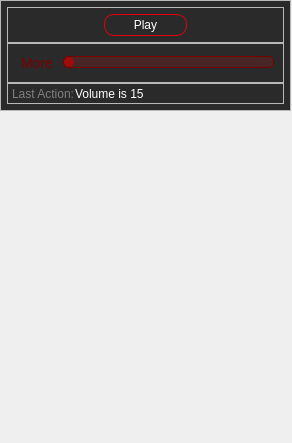
<?xml version="1.0" encoding="UTF-8"?>
<ui version="4.0">
 <class>MainWindow</class>
 <widget class="QMainWindow" name="MainWindow">
  <property name="geometry">
   <rect>
    <x>0</x>
    <y>0</y>
    <width>292</width>
    <height>443</height>
   </rect>
  </property>
  <property name="windowTitle">
   <string>MainWindow</string>
  </property>
  <widget class="QWidget" name="centralwidget">
   <widget class="QFrame" name="windowFrame">
    <property name="geometry">
     <rect>
      <x>0</x>
      <y>0</y>
      <width>291</width>
      <height>111</height>
     </rect>
    </property>
    <property name="minimumSize">
     <size>
      <width>0</width>
      <height>0</height>
     </size>
    </property>
    <property name="maximumSize">
     <size>
      <width>16777215</width>
      <height>111</height>
     </size>
    </property>
    <property name="styleSheet">
     <string notr="true">QFrame#windowFrame
{
    background-color: rgba(0, 0, 0, 210);
	border: 1px solid rgba(120, 0, 0, 230);
}
</string>
    </property>
    <property name="frameShape">
     <enum>QFrame::StyledPanel</enum>
    </property>
    <property name="frameShadow">
     <enum>QFrame::Raised</enum>
    </property>
    <widget class="QFrame" name="headerFrame">
     <property name="geometry">
      <rect>
       <x>0</x>
       <y>0</y>
       <width>291</width>
       <height>111</height>
      </rect>
     </property>
     <property name="minimumSize">
      <size>
       <width>0</width>
       <height>0</height>
      </size>
     </property>
     <property name="styleSheet">
      <string notr="true"/>
     </property>
     <property name="frameShape">
      <enum>QFrame::StyledPanel</enum>
     </property>
     <property name="frameShadow">
      <enum>QFrame::Raised</enum>
     </property>
     <layout class="QVBoxLayout" name="verticalLayout">
      <property name="spacing">
       <number>0</number>
      </property>
      <property name="leftMargin">
       <number>6</number>
      </property>
      <property name="topMargin">
       <number>6</number>
      </property>
      <property name="rightMargin">
       <number>6</number>
      </property>
      <property name="bottomMargin">
       <number>6</number>
      </property>
      <item>
       <widget class="QFrame" name="playFrame">
        <property name="frameShape">
         <enum>QFrame::StyledPanel</enum>
        </property>
        <property name="frameShadow">
         <enum>QFrame::Raised</enum>
        </property>
        <layout class="QHBoxLayout" name="horizontalLayout">
         <property name="spacing">
          <number>6</number>
         </property>
         <property name="leftMargin">
          <number>6</number>
         </property>
         <property name="topMargin">
          <number>6</number>
         </property>
         <property name="rightMargin">
          <number>6</number>
         </property>
         <property name="bottomMargin">
          <number>6</number>
         </property>
         <item>
          <widget class="QPushButton" name="backwardButton">
           <property name="styleSheet">
            <string notr="true">QPushButton#backwardButton
{
	height: 20px;
	border: none;
	background: none;
	color: red
}
</string>
           </property>
           <property name="text">
            <string/>
           </property>
          </widget>
         </item>
         <item>
          <widget class="QPushButton" name="playButton">
           <property name="styleSheet">
            <string notr="true">QPushButton#playButton
{
	height: 20px;
	border-radius: 10px;
	border: 1px solid rgb(227, 0, 14);
	color: white;
}
QPushButton#playButton:hover
{
	background-color: rgb(16, 0, 0);
}
QPushButton#playButton:disabled
{
	border: 1px solid rgb(67, 0, 0);
	background-color: rgb(5, 0, 0);
	color: gray;
}
</string>
           </property>
           <property name="text">
            <string>Play</string>
           </property>
          </widget>
         </item>
         <item>
          <widget class="QPushButton" name="forwardButton">
           <property name="styleSheet">
            <string notr="true">QPushButton#forwardButton
{
	height: 20px;
	border: none;
	background: none;
	color: red
}
</string>
           </property>
           <property name="text">
            <string/>
           </property>
          </widget>
         </item>
        </layout>
       </widget>
      </item>
      <item>
       <widget class="QFrame" name="sliderFrame">
        <property name="frameShape">
         <enum>QFrame::StyledPanel</enum>
        </property>
        <property name="frameShadow">
         <enum>QFrame::Raised</enum>
        </property>
        <layout class="QHBoxLayout" name="horizontalLayout_2">
         <item>
          <widget class="QPushButton" name="moreButton">
           <property name="styleSheet">
            <string notr="true">QPushButton#moreButton
{
	height: 20px;
	width: 40px;
	border: none;
	color: rgb(120, 0, 0);
	background: none;
	font: 14px;
}
QPushButton#moreButton:hover
{
	color: rgb(255, 50, 50);
}
</string>
           </property>
           <property name="text">
            <string>More</string>
           </property>
          </widget>
         </item>
         <item>
          <widget class="QSlider" name="songSlider">
           <property name="styleSheet">
            <string notr="true">QSlider
{
	margin: 0px;
}
QSlider::groove:horizontal
{
	border-radius: 5px;
	border: 0.5px solid rgb(120, 0, 0);
	height: 10px;
	margin: 0px;
	background-color: rgb(72, 38, 38);
}
QSlider::handle:horizontal
{
    border: none;
    height: 10px;
    width: 10px;
    margin: 0px;
    border-radius: 5px;
    background-color: rgb(160, 10, 10);
}
QSlider::handle:horizontal:hover
{
    background-color: rgb(220, 40, 40);
}
QSlider::handle:horizontal:pressed
{
    background-color: rgb(255, 121, 198);
}
</string>
           </property>
           <property name="orientation">
            <enum>Qt::Horizontal</enum>
           </property>
          </widget>
         </item>
        </layout>
       </widget>
      </item>
      <item>
       <widget class="QFrame" name="feedbackFrame">
        <property name="minimumSize">
         <size>
          <width>0</width>
          <height>10</height>
         </size>
        </property>
        <property name="frameShape">
         <enum>QFrame::StyledPanel</enum>
        </property>
        <property name="frameShadow">
         <enum>QFrame::Raised</enum>
        </property>
        <layout class="QHBoxLayout" name="horizontalLayout_4">
         <property name="spacing">
          <number>1</number>
         </property>
         <property name="leftMargin">
          <number>4</number>
         </property>
         <property name="topMargin">
          <number>2</number>
         </property>
         <property name="rightMargin">
          <number>4</number>
         </property>
         <property name="bottomMargin">
          <number>2</number>
         </property>
         <item>
          <widget class="QLabel" name="label">
           <property name="minimumSize">
            <size>
             <width>62</width>
             <height>0</height>
            </size>
           </property>
           <property name="maximumSize">
            <size>
             <width>62</width>
             <height>16777215</height>
            </size>
           </property>
           <property name="styleSheet">
            <string notr="true">QLabel
{
	background: none;
	color: gray;
}
</string>
           </property>
           <property name="text">
            <string>Last Action:</string>
           </property>
          </widget>
         </item>
         <item>
          <widget class="QLabel" name="feedbackLabel">
           <property name="minimumSize">
            <size>
             <width>0</width>
             <height>0</height>
            </size>
           </property>
           <property name="styleSheet">
            <string notr="true">QLabel
{
	background: none;
	color: white;
}
</string>
           </property>
           <property name="text">
            <string>Volume is 15</string>
           </property>
          </widget>
         </item>
        </layout>
       </widget>
      </item>
     </layout>
    </widget>
    <widget class="QFrame" name="bodyFrame">
     <property name="geometry">
      <rect>
       <x>0</x>
       <y>111</y>
       <width>291</width>
       <height>0</height>
      </rect>
     </property>
     <property name="minimumSize">
      <size>
       <width>0</width>
       <height>0</height>
      </size>
     </property>
     <property name="maximumSize">
      <size>
       <width>16777215</width>
       <height>0</height>
      </size>
     </property>
     <property name="frameShape">
      <enum>QFrame::StyledPanel</enum>
     </property>
     <property name="frameShadow">
      <enum>QFrame::Raised</enum>
     </property>
     <widget class="QFrame" name="songListFrame">
      <property name="geometry">
       <rect>
        <x>0</x>
        <y>0</y>
        <width>291</width>
        <height>291</height>
       </rect>
      </property>
      <property name="minimumSize">
       <size>
        <width>0</width>
        <height>291</height>
       </size>
      </property>
      <property name="frameShape">
       <enum>QFrame::StyledPanel</enum>
      </property>
      <property name="frameShadow">
       <enum>QFrame::Raised</enum>
      </property>
      <layout class="QGridLayout" name="gridLayout_2">
       <property name="leftMargin">
        <number>6</number>
       </property>
       <property name="topMargin">
        <number>6</number>
       </property>
       <property name="rightMargin">
        <number>6</number>
       </property>
       <property name="bottomMargin">
        <number>6</number>
       </property>
       <property name="spacing">
        <number>0</number>
       </property>
       <item row="0" column="0">
        <widget class="QListWidget" name="songList">
         <property name="styleSheet">
          <string notr="true">QListWidget
{
	border: 1px solid rgb(120, 0, 0);
	color: white;
	background-color: rgba(0, 0, 0, 200);
}
</string>
         </property>
        </widget>
       </item>
      </layout>
     </widget>
     <widget class="QFrame" name="frame">
      <property name="geometry">
       <rect>
        <x>0</x>
        <y>291</y>
        <width>291</width>
        <height>41</height>
       </rect>
      </property>
      <property name="minimumSize">
       <size>
        <width>0</width>
        <height>41</height>
       </size>
      </property>
      <property name="frameShape">
       <enum>QFrame::StyledPanel</enum>
      </property>
      <property name="frameShadow">
       <enum>QFrame::Raised</enum>
      </property>
      <layout class="QHBoxLayout" name="horizontalLayout_3">
       <property name="leftMargin">
        <number>6</number>
       </property>
       <property name="topMargin">
        <number>0</number>
       </property>
       <property name="rightMargin">
        <number>6</number>
       </property>
       <property name="bottomMargin">
        <number>6</number>
       </property>
       <item>
        <widget class="QPushButton" name="lessButton">
         <property name="styleSheet">
          <string notr="true">QPushButton#lessButton
{
	height: 20px;
	width: 40px;
	border: none;
	color: rgb(0, 0, 120);
	background: none;
	font: 14px;
}
QPushButton#lessButton:hover
{
	color: rgb(50, 50, 255);
}
</string>
         </property>
         <property name="text">
          <string>Less</string>
         </property>
        </widget>
       </item>
       <item>
        <widget class="QPushButton" name="openButton">
         <property name="styleSheet">
          <string notr="true">QPushButton#openButton
{
	height: 20px;
	width: 40px;
	border: none;
	background: none;
	color: rgb(210, 210, 210);
	font: 11px;
}
QPushButton#openButton:hover
{
	color: white;
	font: 12px;
}</string>
         </property>
         <property name="text">
          <string>Open Files</string>
         </property>
        </widget>
       </item>
       <item>
        <widget class="QPushButton" name="aboutButton">
         <property name="styleSheet">
          <string notr="true">QPushButton#aboutButton
{
	height: 20px;
	width: 40px;
	border: none;
	color: rgb(120, 120, 120);
	background: none;
	font: 14px;
}
QPushButton#aboutButton:hover
{
	color: rgb(255, 255, 255);
}
</string>
         </property>
         <property name="text">
          <string>About</string>
         </property>
        </widget>
       </item>
      </layout>
     </widget>
    </widget>
   </widget>
  </widget>
 </widget>
 <resources/>
 <connections/>
</ui>
